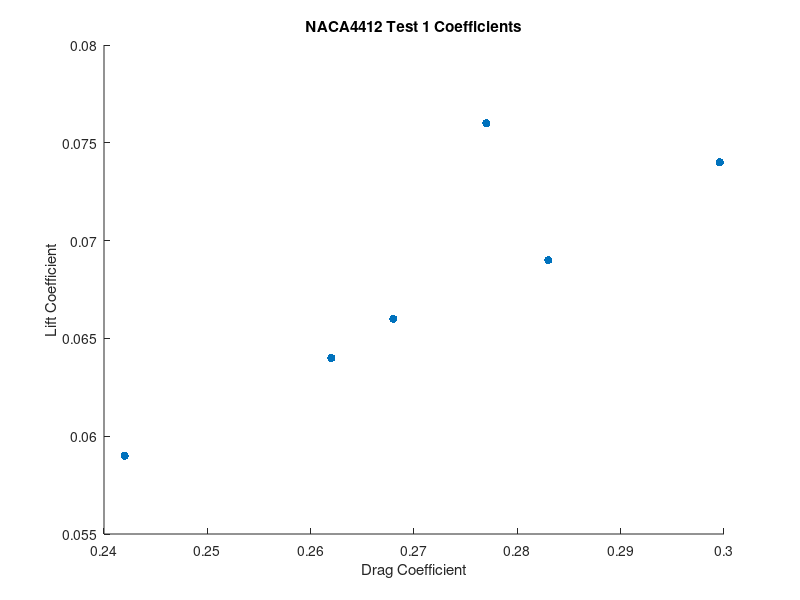

This figure's MATLAB source:
clear all
cl = [0.277, 0.262, 0.2996, 0.283, 0.242, 0.268];
cd = [0.076, 0.064, 0.074, 0.069, 0.059, 0.066];

figure
scatter(cl,cd, 'filled')

title ("NACA4412 Test 1 Coefficients");
xlabel ("Drag Coefficient");
ylabel ("Lift Coefficient");
